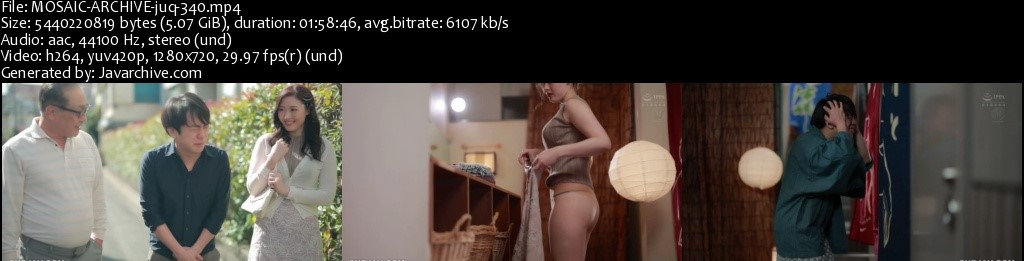
#> input picture テスト画像/test-2.jpg, 1024 x 261 px
$ python trimming.py
#> lines starting #> are read from the running program, lines starting #| are printed output that depends on the picture
import os
from PIL import Image


def trim_vertical(img_path, save_dir, newimgname, top):
#> called with img_path = './../テスト画像/test-2.jpg', save_dir = '', newimgname = 'new.jpg', top = 82
    im = Image.open(img_path)
#> im is the input picture: PIL image 1024x261 RGB; mean R, G, B 76.3, 69.3, 64.1
    # left upper riht lower
    savepath = os.path.join(save_dir, newimgname)
    im_crop = im.crop((0, top, im.size[0], im.size[1])).save(
        savepath, quality=95)
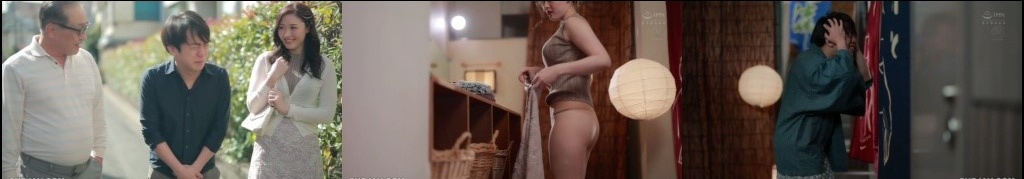
#> saved as new.jpg: PIL image 1024x179 RGB; mean R, G, B 105, 94.9, 87.3


"""=======================================
メイン
========================================"""

if __name__ == '__main__':
    # main
    test2image = './../テスト画像/test-2.jpg'
    trim_vertical(test2image, "", "new.jpg", 82)
